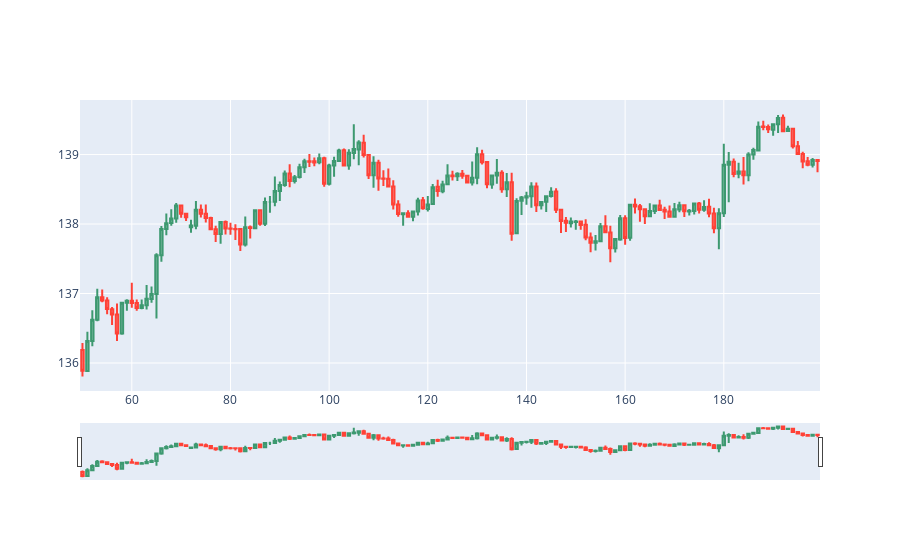

Notebook source saved alongside this figure:
### Code cell
import plotly.graph_objects as plt

chart = plt.Figure(
    data=[
        plt.Candlestick(
            x=some.index,
            open=some["p_open"],
            high=some["p_high"],
            low=some["p_low"],
            close=some["p_close"],
        )
    ]
)

chart.show()

### Figure 1 — Plotly figure (JSON) as saved in the notebook; plotly's stock layout.template omitted (floating-point values rounded to 4 significant figures; data arrays with more than 128 entries replaced by an {"elided": "..."} marker saying what was removed)
{"data": [{"close": {"elided": "150 float values"}, "high": {"elided": "150 float values"}, "low": {"elided": "150 float values"}, "open": {"elided": "150 float values"}, "type": "candlestick", "x": {"elided": "150 int values"}}], "layout": {}}
